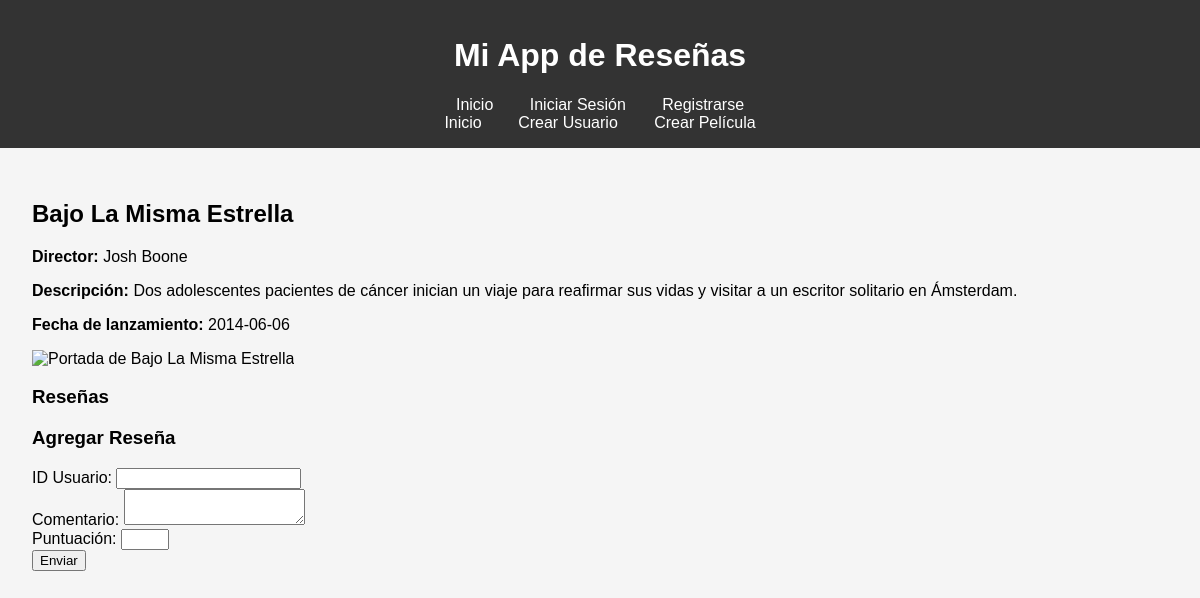
The page /pelicula/2 on the database as committed earlier.
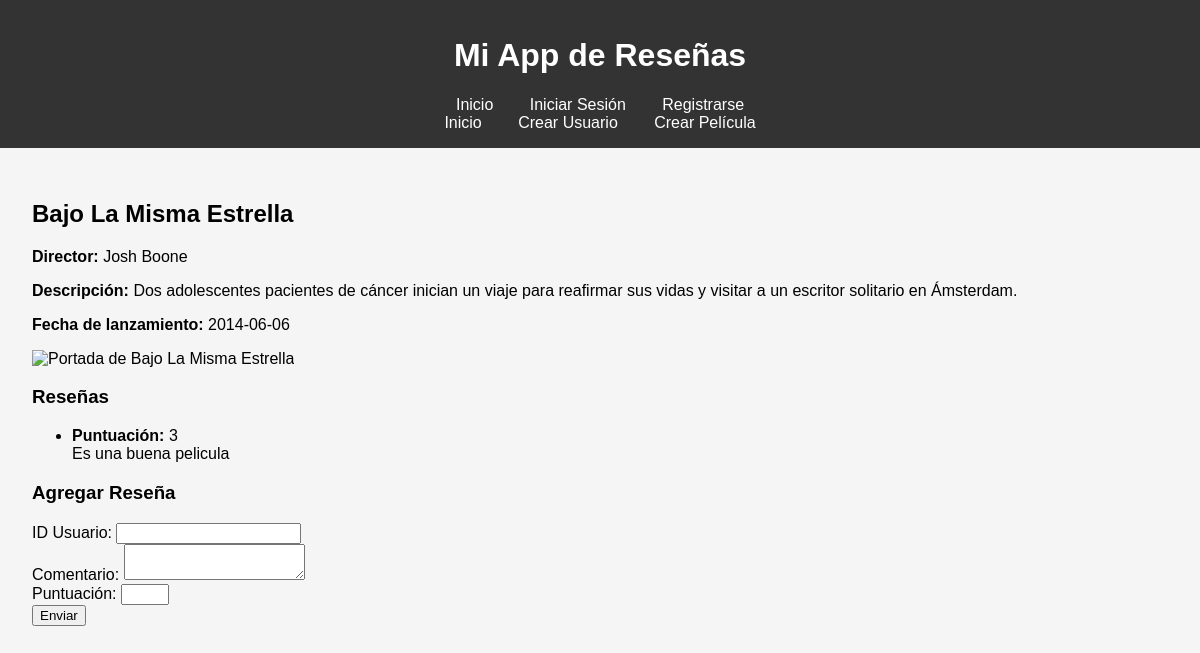
The same page on the database as committed later.
### app/models.py (models this page shows)
class Pelicula(db.Model):
    id_pelicula = db.Column(db.Integer, primary_key=True)
    titulo = db.Column(db.String(200))
    director = db.Column(db.String(150))
    descripcion = db.Column(db.Text)
    fecha_lanzamiento = db.Column(db.Date)
    portada = db.Column(db.String(255))  # Ruta del archivo de la portada
    resenas = db.relationship('Resena', backref='pelicula', lazy=True)  # Relación con las reseñas

class Resena(db.Model):
    id_resena = db.Column(db.Integer, primary_key=True)
    id_usuario = db.Column(db.Integer, db.ForeignKey('usuario.id_usuario'))
    id_pelicula = db.Column(db.Integer, db.ForeignKey('pelicula.id_pelicula'))
    comentario = db.Column(db.Text)
    puntuacion = db.Column(db.Integer)
    fecha_resena = db.Column(db.DateTime)

### app/routes.py (the view, shortened to what this page needs)
@main.route('/pelicula/<int:id>', methods=['GET', 'POST'])
def pelicula(id):
    pelicula = Pelicula.query.get_or_404(id)  # Obtener la película por ID
    return render_template('pelicula.html', pelicula=pelicula)

### app/templates/Pelicula.html
{% extends 'base.html' %}
{% block content %}
<h2>{{ pelicula.titulo }}</h2>
<p><strong>Director:</strong> {{ pelicula.director }}</p>
<p><strong>Descripción:</strong> {{ pelicula.descripcion }}</p>
<p><strong>Fecha de lanzamiento:</strong> {{ pelicula.fecha_lanzamiento }}</p>
<img src="{{ pelicula.portada if pelicula.portada else 'https://via.placeholder.com/150' }}"
             alt="Portada de {{ pelicula.titulo }}"
             style="width:150px;height:auto;">
<h3>Reseñas</h3>
<ul>
    {% for resena in pelicula.resenas %}
    <li>
        <strong>Puntuación:</strong> {{ resena.puntuacion }}<br>
        {{ resena.comentario }}
    </li>
    {% endfor %}
</ul>
<h3>Agregar Reseña</h3>
<form method="POST">
    <label for="id_usuario">ID Usuario:</label>
    <input type="number" name="id_usuario" required><br>
    <label for="comentario">Comentario:</label>
    <textarea name="comentario" required></textarea><br>
    <label for="puntuacion">Puntuación:</label>
    <input type="number" name="puntuacion" min="1" max="5" required><br>
    <button type="submit">Enviar</button>
</form>
{% endblock %}

### app/templates/base.html (shortened to what this page needs)
<!DOCTYPE html>
<html lang="es">
<head>
    <link rel="stylesheet" href="{{ url_for('static', filename='css/style.css') }}">
</head>
<body>
    <header>
        <h1>Mi App de Reseñas</h1>
        <nav>
            <a href="{{ url_for('main.index') }}">Inicio</a>
            {% if current_user.is_authenticated %}
                <a href="{{ url_for('main.logout') }}">Cerrar Sesión</a>
            {% else %}
                <a href="{{ url_for('main.login') }}">Iniciar Sesión</a>
                <a href="{{ url_for('main.registro') }}">Registrarse</a>
            {% endif %}
        </nav>
        <nav>
            <a href="{{ url_for('main.index') }}">Inicio</a>
            <a href="{{ url_for('main.nuevo_usuario') }}">Crear Usuario</a>
            <a href="{{ url_for('main.nueva_pelicula') }}">Crear Película</a>
        </nav>
    </header>
    <main>
        {% block content %}{% endblock %}
    </main>
</body>
</html>

### app/static/css/style.css (style rules this page uses)
body { font-family: Arial, sans-serif; margin: 0; padding: 0; background: #f5f5f5; }
header { background: #333; color: white; padding: 1rem; text-align: center; }
nav a { color: white; margin: 0 1rem; text-decoration: none; }
main { padding: 2rem; }

Rows that differ between the two databases and show on the page:
added Resena: puntuacion "3", comentario "Es una buena pelicula"
